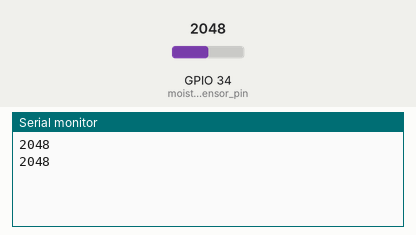
Bench run of a sketch on a simulated ESP32. Shown: the last lines printed to the serial monitor. Inputs (shaded band) come from the test bench; at power-on: GPIO 34 (moisture_sensor_pin) = 2048.

Above: at 1.8 s.
1.9 s: GPIO 34 (moisture_sensor_pin) set to 2866
At 2.8 s:
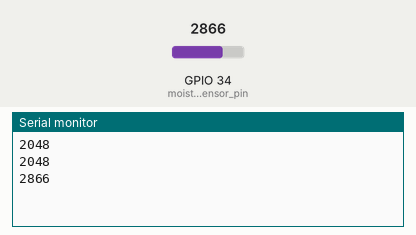
3.4 s: GPIO 34 (moisture_sensor_pin) set to 3603
At 4.8 s:
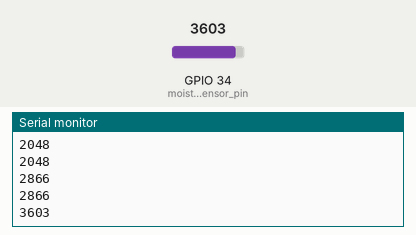
Timing chart, 0 to 6.4 s (numbered marks = the images above; inputs shaded):
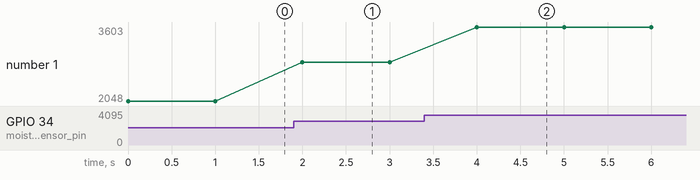

The sketch:

soil_moisture_sensor_esp32.ino
```cpp
const int moisture_sensor_pin = 34;

int moisture_sensor_value = 0;

void setup() {
  Serial.begin(115200);
}

void loop() {
  moisture_sensor_value = analogRead(moisture_sensor_pin);
  Serial.println(moisture_sensor_value);
  delay(1000);
}
```

Measured:
- after the input at 1.9 s, the serial monitor: prints a new line after 0.10 s (image 1)
- after the input at 3.4 s, the serial monitor: prints a new line after 0.60 s (image 2)
- plotted number 1: 2048 → 2866 after the input at 1.9 s, 2866 → 3603 after the input at 3.4 s
